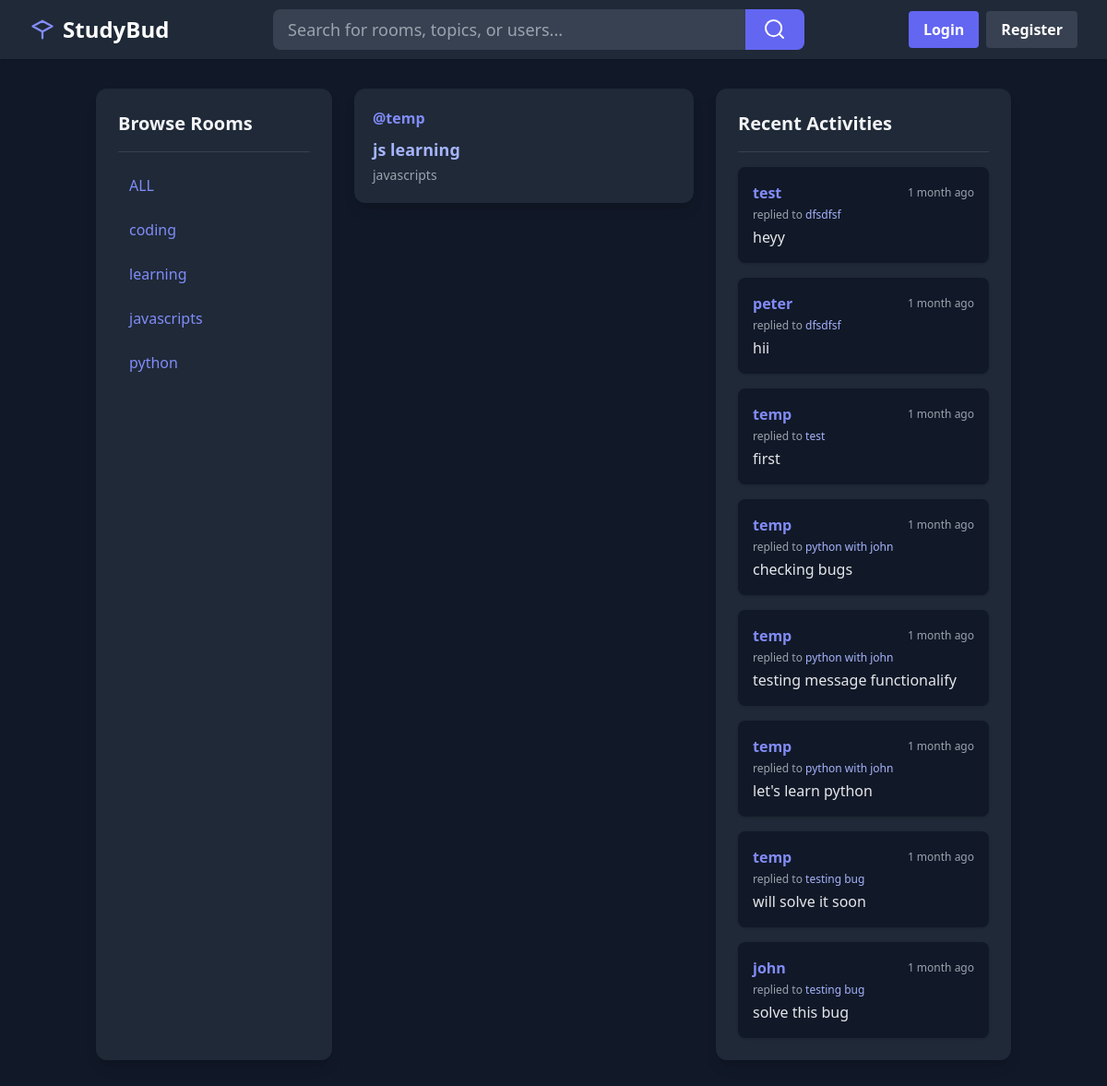
Page /?q=javascripts on the committed database.
### base/models.py (models this page shows)
class Topic(models.Model):
    name = models.CharField(max_length=200)
    def __str__(self):
        return self.name

class Room(models.Model):
    host = models.ForeignKey(User, on_delete=models.SET_NULL, null=True)
    topic = models.ForeignKey(Topic, on_delete=models.SET_NULL, null=True)
    name = models.CharField(max_length=200)
    description = models.TextField(null=True, blank=True)
    participants = models.ManyToManyField(User, related_name='participants', blank=True)
    updated = models.DateTimeField(auto_now=True)
    created = models.DateTimeField(auto_now_add=True)
    class Meta():
        ordering = ['-updated', '-created']
    def __str__(self):
        return self.name

class Message(models.Model):
    user = models.ForeignKey(User, on_delete=models.CASCADE)
    room = models.ForeignKey(Room, on_delete=models.CASCADE)
    body = models.TextField()
    updated = models.DateTimeField(auto_now=True)
    created = models.DateTimeField(auto_now_add=True)
    def __str__(self):
        return self.body[0:50]

### base/views.py (the view)
# urls.py: path('', views.home, name='home'),
def home(request):
    q = request.GET.get('q') if request.GET.get('q') != None else ''
    rooms = Room.objects.filter(Q(topic__name__icontains=q) |
                                Q(name__icontains=q) |
                                Q(description__icontains=q))
    topics = Topic.objects.all()
    room_count = rooms.count()
    msgs = Message.objects.all().order_by('-created')
    context = {'rooms': rooms, 'topics': topics, 'room_count': room_count, 'msgs': msgs}
    return render(request, 'base/index.html', context)

### base/templates/base/index.html (shortened to what this page needs)
{% extends 'main.html' %} {% block content %}
<div class="flex flex-col md:flex-row gap-6 min-h-[80vh]">
  {% include 'base/topics_components.html' %}
  <main class="flex-1">
     {% include 'base/feed_component.html' %}
  </main>
  {% include 'base/activity_components.html' %}
</div>
{% endblock %}

### base/templates/base/topics_components.html
<aside
  class="w-full md:w-64 bg-gray-800 rounded-xl p-6 shadow-lg flex-shrink-0 mb-6 md:mb-0"
>
  <h3 class="text-xl font-bold text-gray-100 mb-4">Browse Rooms</h3>
  <div class="border-b border-gray-700 mb-4"></div>
  {% if topics %}
  <ul class="space-y-2">
    <li>
      <a
        href="{% url 'home' %}"
        class="block px-3 py-2 rounded-lg text-indigo-400 hover:bg-gray-700 transition"
        >ALL</a
      >
    </li>
    {% for topic in topics %}
    <li>
      <a
        href="{% url 'home' %}?q={{ topic.name }}"
        class="block px-3 py-2 rounded-lg text-indigo-400 hover:bg-gray-700 transition"
        >{{ topic.name }}</a
      >
    </li>
    {% endfor %}
  </ul>
  {% else %}
  <div class="bg-gray-700 text-gray-300 rounded p-3 mt-4">
    No topics available at the moment.
  </div>
  {% endif %}
</aside>

### base/templates/base/feed_component.html (shortened to what this page needs)
<div class="space-y-4">
  {% if rooms %} {% for room in rooms %}
  <div
    class="bg-gray-800 rounded-xl shadow-lg p-5 flex flex-col md:flex-row md:items-center md:justify-between"
  >
    <div>
      <div class="flex items-center gap-2 mb-2">
        <a href="{% url 'profile' room.host.id %}" class="text-indigo-400 font-semibold"
          >@{{room.host.username}}</a
        >
      </div>
      <a
        href="{% url 'room' room.id %}"
        class="text-lg font-bold text-indigo-300 hover:underline"
        >{{room.name}}</a
      >
      <div class="text-gray-400 text-sm mt-1">{{room.topic}}</div>
    </div>
  </div>
  {% endfor %} {% else %}
  <div class="bg-gray-700 text-gray-300 rounded p-4">
    No rooms available at the moment.
  </div>
  {% endif %}
</div>

### base/templates/base/activity_components.html
<aside
  class="w-full md:w-80 bg-gray-800 rounded-xl p-6 shadow-lg flex-shrink-0"
>
  <h3 class="text-xl font-bold text-gray-100 mb-4">Recent Activities</h3>
  <div class="border-b border-gray-700 mb-4"></div>
  <div class="space-y-4">
    {% for msg in msgs %}
    <div class="bg-gray-900 rounded-lg p-4 shadow flex flex-col">
      <div class="flex items-center justify-between mb-1">
        <span class="text-indigo-400 font-semibold">
          <a href="{% url 'profile' msg.user.id %}"> {{ msg.user }} </a>
        </span>
        <span class="text-xs text-gray-400">{{msg.created|timesince}} ago</span>
      </div>
      <span class="text-gray-400 text-xs mb-1"
        >replied to <span class="text-indigo-300">{{msg.room}}</span></span
      >
      <p class="text-gray-200">{{ msg }}</p>
    </div>
    {% empty %}
    <div class="bg-gray-700 text-gray-300 rounded p-4">
      No recent activities.
    </div>
    {% endfor %}
  </div>
</aside>

### rows in the picture
Topic: name "coding"
Topic: name "learning"
Topic: name "javascripts"
Topic: name "python"
Room: host.username "temp", name "js learning", topic "javascripts"
Message: user "test", created "1 month", room "dfsdfsf", body "heyy"
Message: user "peter", created "1 month", room "dfsdfsf", body "hii"
Message: user "temp", created "1 month", room "test", body "first"
Message: user "temp", created "1 month", room "python with john", body "checking bugs"
Message: user "temp", created "1 month", room "python with john", body "testing message functionalify"
Message: user "temp", created "1 month", room "python with john", body "let's learn python"
Message: user "temp", created "1 month", room "testing bug", body "will solve it soon"
Message: user "john", created "1 month", room "testing bug", body "solve this bug"
